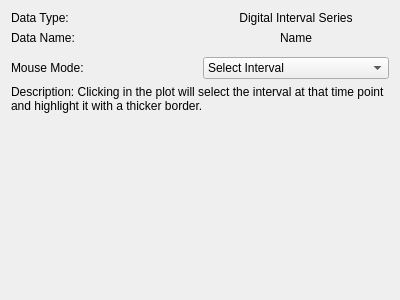
<?xml version="1.0" encoding="UTF-8"?>
<ui version="4.0">
 <class>IntervalViewer_Widget</class>
 <widget class="QWidget" name="IntervalViewer_Widget">
  <property name="geometry">
   <rect>
    <x>0</x>
    <y>0</y>
    <width>400</width>
    <height>300</height>
   </rect>
  </property>
  <property name="windowTitle">
   <string>Form</string>
  </property>
  <layout class="QVBoxLayout" name="verticalLayout">
   <item>
    <layout class="QHBoxLayout" name="horizontalLayout">
     <item>
      <widget class="QLabel" name="label_2">
       <property name="text">
        <string>Data Type:</string>
       </property>
      </widget>
     </item>
     <item>
      <widget class="QLabel" name="label">
       <property name="text">
        <string>Digital Interval Series</string>
       </property>
       <property name="alignment">
        <set>Qt::AlignmentFlag::AlignCenter</set>
       </property>
      </widget>
     </item>
    </layout>
   </item>
   <item>
    <layout class="QHBoxLayout" name="horizontalLayout_2">
     <item>
      <widget class="QLabel" name="label_3">
       <property name="text">
        <string>Data Name:</string>
       </property>
      </widget>
     </item>
     <item>
      <widget class="QLabel" name="name_label">
       <property name="text">
        <string>Name</string>
       </property>
       <property name="alignment">
        <set>Qt::AlignmentFlag::AlignCenter</set>
       </property>
      </widget>
     </item>
    </layout>
   </item>
   <item>
    <widget class="ColorPicker_Widget" name="color_picker" native="true"/>
   </item>
   <item>
    <layout class="QVBoxLayout" name="verticalLayout_2">
     <item>
      <layout class="QHBoxLayout" name="horizontalLayout_3">
       <item>
        <widget class="QLabel" name="label_4">
         <property name="text">
          <string>Mouse Mode:</string>
         </property>
        </widget>
       </item>
       <item>
        <widget class="QComboBox" name="selection_model_combo">
         <item>
          <property name="text">
           <string>Select Interval</string>
          </property>
         </item>
        </widget>
       </item>
      </layout>
     </item>
     <item>
      <widget class="QLabel" name="selection_model_label">
       <property name="text">
        <string>Description: Clicking in the plot will select the interval at that time point and highlight it with a thicker border.</string>
       </property>
       <property name="wordWrap">
        <bool>true</bool>
       </property>
      </widget>
     </item>
    </layout>
   </item>
   <item>
    <spacer name="verticalSpacer">
     <property name="orientation">
      <enum>Qt::Orientation::Vertical</enum>
     </property>
     <property name="sizeHint" stdset="0">
      <size>
       <width>20</width>
       <height>40</height>
      </size>
     </property>
    </spacer>
   </item>
  </layout>
 </widget>
 <customwidgets>
  <customwidget>
   <class>ColorPicker_Widget</class>
   <extends>QWidget</extends>
   <header>ColorPicker_Widget/ColorPicker_Widget.hpp</header>
   <container>1</container>
  </customwidget>
 </customwidgets>
 <resources/>
 <connections/>
</ui> 
